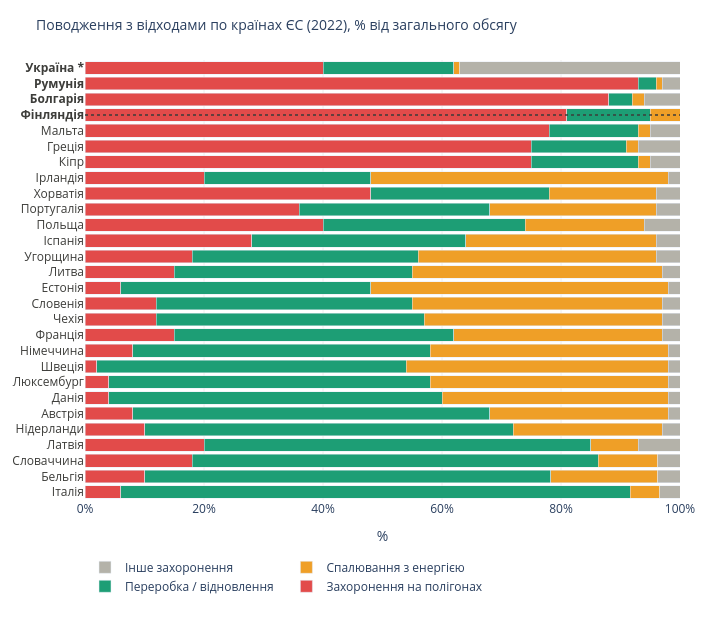

Notebook code cell kept with this figure:
### Code cell
import plotly.graph_objects as go

countries = [
    'Італія','Бельгія','Словаччина','Латвія','Нідерланди','Австрія','Данія',
    'Люксембург','Швеція','Німеччина','Франція','Чехія','Словенія','Естонія',
    'Литва','Угорщина','Іспанія','Польща','Португалія','Хорватія','Ірландія',
    'Кіпр','Греція','Мальта','Фінляндія','Болгарія','Румунія',
    'Україна *'
]

recycling = [85.6,68.3,68.3,65,62,60,56,54,52,50,47,45,43,42,40,38,36,34,32,30,28,18,16,15,14,4,3,22]
energy    = [5,18,10,8,25,30,38,40,44,40,35,40,42,50,42,40,32,20,28,18,50,2,2,2,5,2,1,1]
landfill  = [6,10,18,20,10,8,4,4,2,8,15,12,12,6,15,18,28,40,36,48,20,75,75,78,81,88,93,40]
other     = [3.4,3.7,3.7,7,3,2,2,2,2,2,3,3,3,2,3,4,4,6,4,4,2,5,7,5,0,6,3,37]

colors = {
    'Переробка / відновлення':    '#1D9E75',
    'Спалювання з енергією':      '#EF9F27',
    'Захоронення на полігонах':   '#E24B4A',
    'Інше захоронення':           '#B4B2A9',
}

datasets = [
    ('Захоронення на полігонах', landfill,  '#E24B4A'),
    ('Переробка / відновлення',  recycling, '#1D9E75'),
    ('Спалювання з енергією',    energy,    '#EF9F27'),
    ('Інше захоронення',         other,     '#B4B2A9')
]

# Кольори підписів —Україна і Болгарія
label_colors = []
for c in countries:
    if c == 'Україна *':
        label_colors.append('#534AB7')
    elif c in ['Болгарія', 'Румунія']:
        label_colors.append('#A32D2D')
    elif c == 'Фінляндія':
        label_colors.append('#BA7517')
    else:
        label_colors.append('#3d3d3a')

fig = go.Figure()

for name, data, color in datasets:
    fig.add_trace(go.Bar(
        name=name,
        y=countries,
        x=data,
        orientation='h',
        marker_color=color,
        hovertemplate=f'{name}: %{{x:.1f}}%<extra></extra>',
    ))

fig.update_layout(
    title=dict(
        text='Поводження з відходами по країнах ЄС (2022), % від загального обсягу',
        font=dict(size=14)
    ),
    barmode='stack',
    height=620,
    width=720,
    margin=dict(l=20, r=40, t=60, b=120),
    plot_bgcolor='white',
    paper_bgcolor='white',
    xaxis=dict(
        title='%',
        range=[0, 100],
        ticksuffix='%',
        gridcolor='#eeeeee',
    ),
    yaxis=dict(
        gridcolor='#eeeeee',
        tickfont=dict(color='#3d3d3a'),
    ),
    legend=dict(orientation='h', y=-0.12),
    shapes=[dict(
        type='line', xref='paper', yref='y',
        x0=0, x1=1,
        y0='Фінляндія', y1='Фінляндія',
        line=dict(color='#3d3d3a', width=1.5, dash='dot')
    )]
)
# Виділяю
fig.update_yaxes(
    ticktext=[
        f'<b>{c}</b>' if c in ['Україна *', 'Болгарія', 'Румунія', 'Фінляндія']
        else c
        for c in countries
    ],
    tickvals=countries,
)

fig.show()

### Figure 1 — Plotly figure (JSON) as saved in the notebook; plotly's stock layout.template omitted (floating-point values rounded to 4 significant figures)
{"data": [{"hovertemplate": "Захоронення на полігонах: %{x:.1f}%<extra></extra>", "marker": {"color": "#E24B4A"}, "name": "Захоронення на полігонах", "orientation": "h", "type": "bar", "x": [6, 10, 18, 20, 10, 8, 4, 4, 2, 8, 15, 12, 12, 6, 15, 18, 28, 40, 36, 48, 20, 75, 75, 78, 81, 88, 93, 40], "y": ["Італія", "Бельгія", "Словаччина", "Латвія", "Нідерланди", "Австрія", "Данія", "Люксембург", "Швеція", "Німеччина", "Франція", "Чехія", "Словенія", "Естонія", "Литва", "Угорщина", "Іспанія", "Польща", "Португалія", "Хорватія", "Ірландія", "Кіпр", "Греція", "Мальта", "Фінляндія", "Болгарія", "Румунія", "Україна *"]}, {"hovertemplate": "Переробка / відновлення: %{x:.1f}%<extra></extra>", "marker": {"color": "#1D9E75"}, "name": "Переробка / відновлення", "orientation": "h", "type": "bar", "x": [85.6, 68.3, 68.3, 65, 62, 60, 56, 54, 52, 50, 47, 45, 43, 42, 40, 38, 36, 34, 32, 30, 28, 18, 16, 15, 14, 4, 3, 22], "y": ["Італія", "Бельгія", "Словаччина", "Латвія", "Нідерланди", "Австрія", "Данія", "Люксембург", "Швеція", "Німеччина", "Франція", "Чехія", "Словенія", "Естонія", "Литва", "Угорщина", "Іспанія", "Польща", "Португалія", "Хорватія", "Ірландія", "Кіпр", "Греція", "Мальта", "Фінляндія", "Болгарія", "Румунія", "Україна *"]}, {"hovertemplate": "Спалювання з енергією: %{x:.1f}%<extra></extra>", "marker": {"color": "#EF9F27"}, "name": "Спалювання з енергією", "orientation": "h", "type": "bar", "x": [5, 18, 10, 8, 25, 30, 38, 40, 44, 40, 35, 40, 42, 50, 42, 40, 32, 20, 28, 18, 50, 2, 2, 2, 5, 2, 1, 1], "y": ["Італія", "Бельгія", "Словаччина", "Латвія", "Нідерланди", "Австрія", "Данія", "Люксембург", "Швеція", "Німеччина", "Франція", "Чехія", "Словенія", "Естонія", "Литва", "Угорщина", "Іспанія", "Польща", "Португалія", "Хорватія", "Ірландія", "Кіпр", "Греція", "Мальта", "Фінляндія", "Болгарія", "Румунія", "Україна *"]}, {"hovertemplate": "Інше захоронення: %{x:.1f}%<extra></extra>", "marker": {"color": "#B4B2A9"}, "name": "Інше захоронення", "orientation": "h", "type": "bar", "x": [3.4, 3.7, 3.7, 7, 3, 2, 2, 2, 2, 2, 3, 3, 3, 2, 3, 4, 4, 6, 4, 4, 2, 5, 7, 5, 0, 6, 3, 37], "y": ["Італія", "Бельгія", "Словаччина", "Латвія", "Нідерланди", "Австрія", "Данія", "Люксембург", "Швеція", "Німеччина", "Франція", "Чехія", "Словенія", "Естонія", "Литва", "Угорщина", "Іспанія", "Польща", "Португалія", "Хорватія", "Ірландія", "Кіпр", "Греція", "Мальта", "Фінляндія", "Болгарія", "Румунія", "Україна *"]}], "layout": {"barmode": "stack", "height": 620, "legend": {"orientation": "h", "y": -0.12}, "margin": {"b": 120, "l": 20, "r": 40, "t": 60}, "paper_bgcolor": "white", "plot_bgcolor": "white", "shapes": [{"line": {"color": "#3d3d3a", "dash": "dot", "width": 1.5}, "type": "line", "x0": 0, "x1": 1, "xref": "paper", "y0": "Фінляндія", "y1": "Фінляндія", "yref": "y"}], "title": {"font": {"size": 14}, "text": "Поводження з відходами по країнах ЄС (2022), % від загального обсягу"}, "width": 720, "xaxis": {"gridcolor": "#eeeeee", "range": [0, 100], "ticksuffix": "%", "title": {"text": "%"}}, "yaxis": {"gridcolor": "#eeeeee", "tickfont": {"color": "#3d3d3a"}, "ticktext": ["Італія", "Бельгія", "Словаччина", "Латвія", "Нідерланди", "Австрія", "Данія", "Люксембург", "Швеція", "Німеччина", "Франція", "Чехія", "Словенія", "Естонія", "Литва", "Угорщина", "Іспанія", "Польща", "Португалія", "Хорватія", "Ірландія", "Кіпр", "Греція", "Мальта", "<b>Фінляндія</b>", "<b>Болгарія</b>", "<b>Румунія</b>", "<b>Україна *</b>"], "tickvals": ["Італія", "Бельгія", "Словаччина", "Латвія", "Нідерланди", "Австрія", "Данія", "Люксембург", "Швеція", "Німеччина", "Франція", "Чехія", "Словенія", "Естонія", "Литва", "Угорщина", "Іспанія", "Польща", "Португалія", "Хорватія", "Ірландія", "Кіпр", "Греція", "Мальта", "Фінляндія", "Болгарія", "Румунія", "Україна *"]}}}
